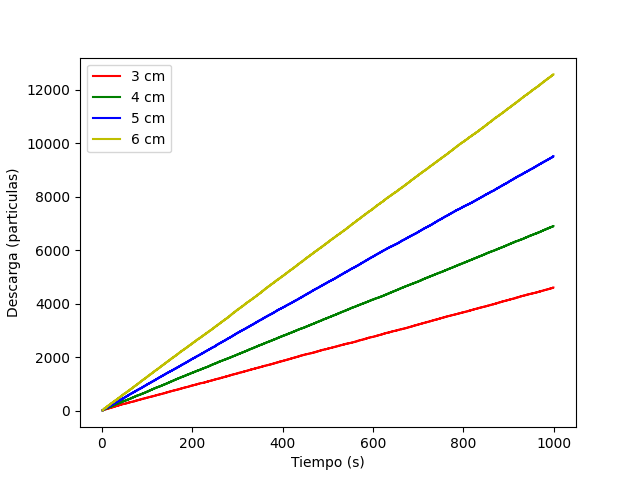

The script that saved this image:
import matplotlib.pyplot as plt
import numpy as np

colors = ['r', 'g', 'b', 'y', 'm', 'c']
def getTimes(path):
    with open(path) as file:
        timesStr = file.readlines()

    times = []
    for line in timesStr:
        times.append(float(line))

    data = np.array(times)

    return data

x1 = getTimes('../data/output/time_d=3.0_w=20.0_v=0.dump')
x2 = getTimes('../data/output/time_d=4.0_w=20.0_v=0.dump')
x3 = getTimes('../data/output/time_d=5.0_w=20.0_v=0.dump')
x4 = getTimes('../data/output/time_d=6.0_w=20.0_v=0.dump')


for x, label, color in zip([x1, x2, x3, x4], ['3', '4', '5', '6'], colors):
# for x, label, color in zip([x1,x3,x6], ['5',  '15',  '50'], colors):
    count, limits = np.histogram(x, bins=1000)

    accumCount = np.cumsum(count)

    plt.step(limits[:-1], accumCount, where='post', label=label + " cm", color=color)

plt.xlabel('Tiempo (s)')
plt.ylabel('Descarga (particulas)')
plt.legend()


plt.savefig('./varydline.png')
